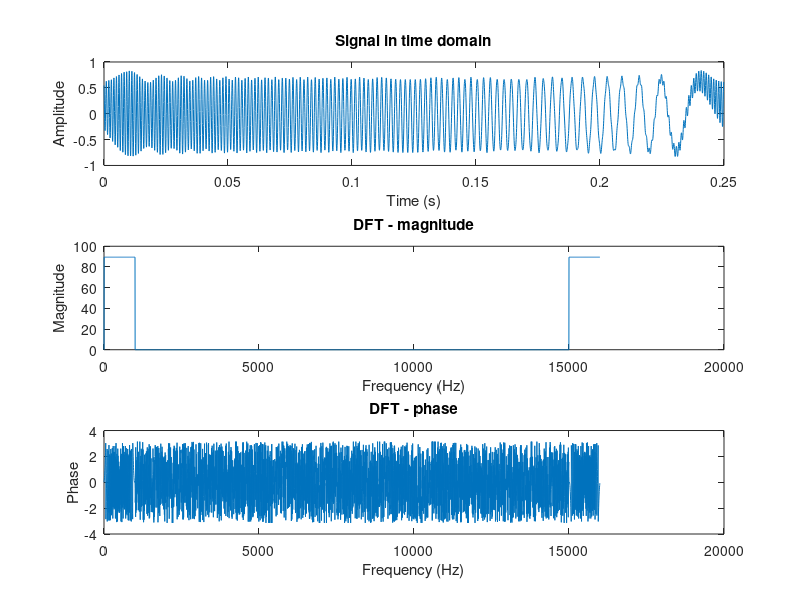

Here is the MATLAB script that generated this plot:
clear; close all; clc;

fs = 16000; % Sampling frequency
excFreq = [4 1000]; % Excited frequencies in Hz
rmsVal = 0.5; % RMS value
N = 4000; % Number of samples

freqAxis = (0:N-1)*fs/N; % Frequency axis in Hz

K = (excFreq(2) - excFreq(1))*N/fs; % Number of excited frequencies

signalFreq = zeros(1, N);

for i = 1:length(freqAxis)
    if (freqAxis(i) >= excFreq(1) && freqAxis(i) <= excFreq(2))
        schroederPhase = (i*(i+1)*pi)/(K);
        signalFreq(i) = exp(1j*schroederPhase);
    end
end


signalTime = N*real(ifft(signalFreq)); % Generate the signal
signalTime = signalTime*rmsVal/rms(signalTime); % Normalize the signal

save('periodicMultisineSignal.mat', 'signalTime');

figure;
subplot(3, 1, 1);
plot((0:length(signalTime)-1)/fs, signalTime);
title('Signal in time domain');
xlabel('Time (s)');
ylabel('Amplitude');
subplot(3, 1, 2);
plot(freqAxis, abs(fft(signalTime)));
title('DFT - magnitude');
xlabel('Frequency (Hz)');
ylabel('Magnitude');
subplot(3, 1, 3);
plot(freqAxis, angle(fft(signalTime)));
title('DFT - phase');
xlabel('Frequency (Hz)');
ylabel('Phase');


